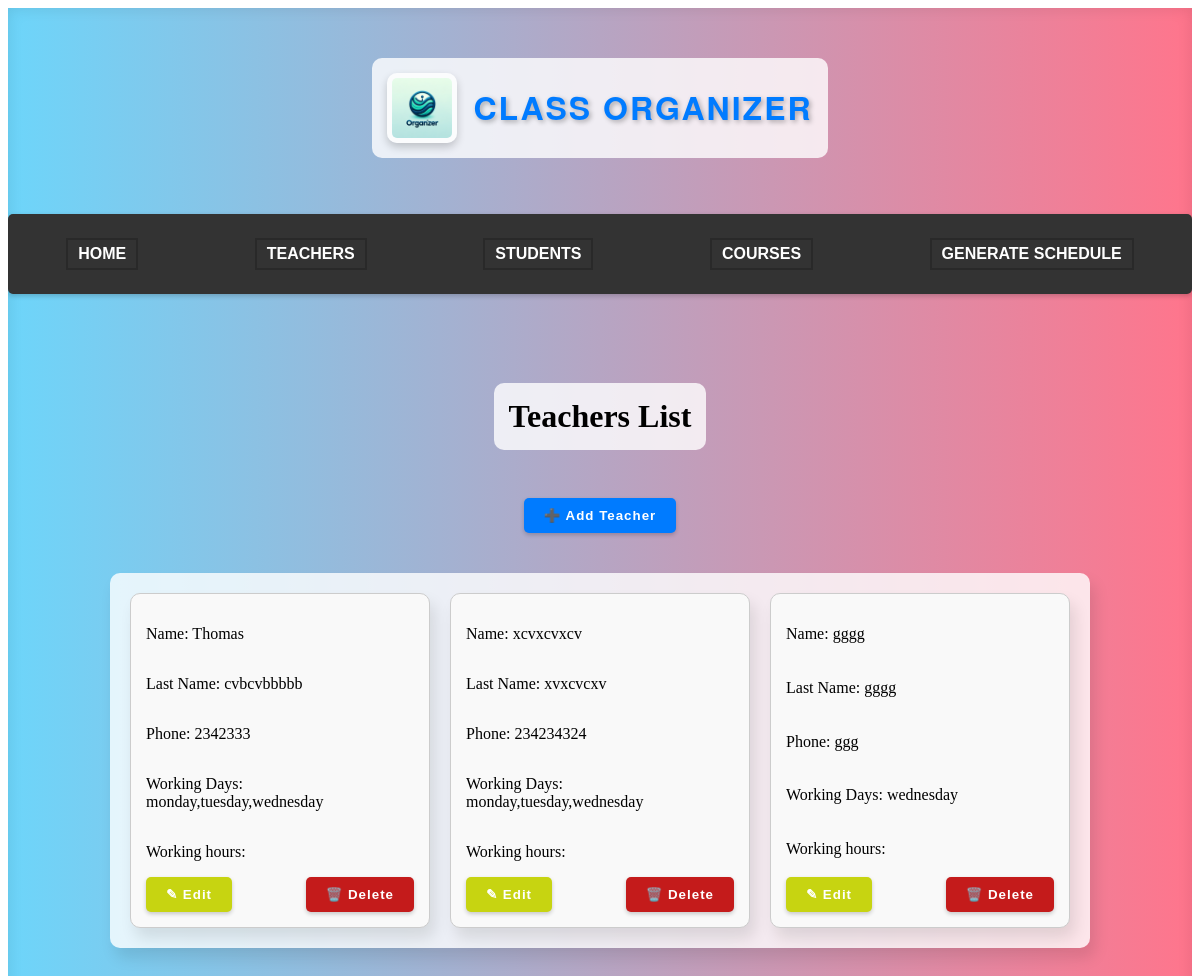
The page /classapp/teacher/ on the database as committed earlier.
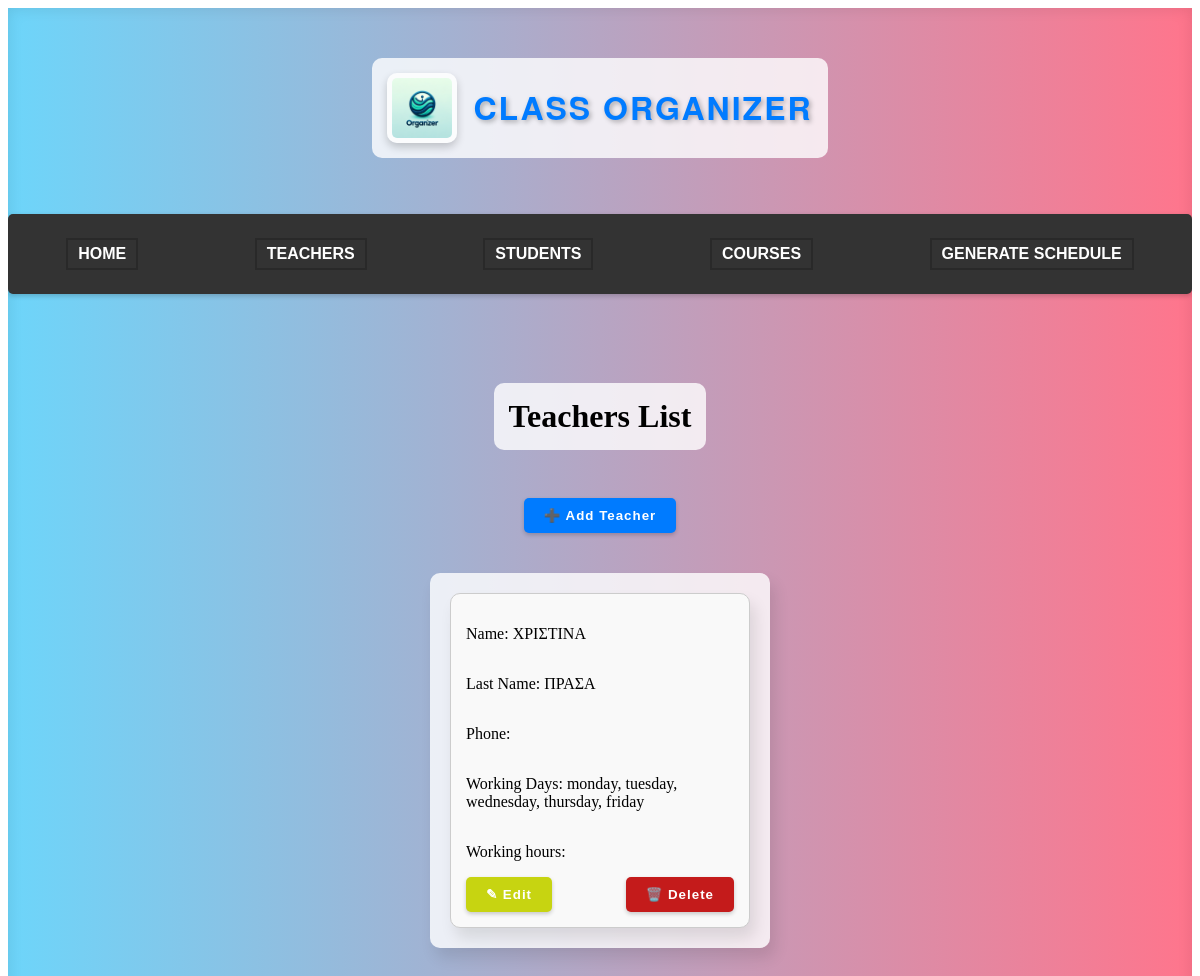
The same page on the database as committed later.
### classapp/models.py (models this page shows)
class Teacher(models.Model):
    teacher_id = models.AutoField(primary_key=True)  # primary key
    name = models.CharField(max_length=50)
    last_name = models.CharField(max_length=50)
    phone = models.CharField(max_length=50, null=True, blank=True)
    working_days = models.CharField(max_length=50, default='')
    working_hours = models.CharField(max_length=50, default='')
    courses = models.ManyToManyField('Course', related_name='teachers')
    objects = TeacherModelManager()

### classapp/views.py (the view, shortened to what this page needs)
# urls.py: path('teacher/', views.teacher, name='teacher'),
def teacher(request):
    data = Teacher.objects.all()
    context = {'data': data}
    return render(request, 'teacher.html', context)

### classapp/templates/teacher.html (shortened to what this page needs)
<!DOCTYPE html>
<html lang="en">
<head>
    {% load static %}
    <link rel="stylesheet" href=" {% static 'style.css' %} ">
</head>
<body>
    <div class="main-container">
        <header>
            <img src="{% static 'classorganizerlogo.png' %}" alt="Logo" class="logo">
            <h1 class="siteTitle">Class Organizer</h1>
        </header>
        <nav class="navbar">
            <ul class="navbar-nav">
                <li class="nav-item"><a href="{% url 'home' %}">Home</a></li>
                <li class="nav-item"><a href="{% url 'teacher' %}">Teachers</a></li>
                <li class="nav-item"><a href="{% url 'student' %}">Students</a></li>
                <li class="nav-item"><a href="{% url 'course' %}">Courses</a></li>
                <li class="nav-item"><a href="{% url 'schedule' %}">Generate Schedule</a></li>
            </ul>
        </nav>
        <h1>Teachers List</h1>
        <button class="add_teachers_btn" type="submit" onclick="window.location.href='addteacher/'">➕ Add Teacher</button>
        <div class="students-container">
            {% for teacher in data %}
                    <div class="student-box">
                        <p>Name: {{ teacher.name }}</p>
                        <p>Last Name: {{ teacher.last_name }}</p>
                        <p>Phone: {{ teacher.phone }}</p>
                        <p>Working Days: {{ teacher.working_days }}</p>
                        <p>Working hours: {{ teacher.working_hours }}</p>
                        <div class="button-container">
                          <form action="{% url 'editteacher' %}" method="GET">
                            <button class="edit_teacher_btn" name="edit_btn" value="True" type="submit">✎ Edit</button>
                          </form>
                          <form action="{% url 'deleteteacher' %}" method="GET">
                            <button class="delete_teacher_btn"  name="delete_btn" value="True"  type="submit" >🗑️ Delete</button>
                          </form>
                        </div>
                    </div>
            {% endfor %}
        </div>
    </div>
</body>
</html>

Rows that differ between the two databases and show on the page:
removed Teacher: name "Thomas", last_name "cvbcvbbbbb", phone "2342333", working_days "monday,tuesday,wednesday"
removed Teacher: name "xcvxcvxcv", last_name "xvxcvcxv", phone "234234324", working_days "monday,tuesday,wednesday"
removed Teacher: name "gggg", last_name "gggg", phone "ggg", working_days "wednesday"
added Teacher: name "ΧΡΙΣΤΙΝΑ", last_name "ΠΡΑΣΑ", working_days "monday, tuesday, wednesday, thursday, friday"
